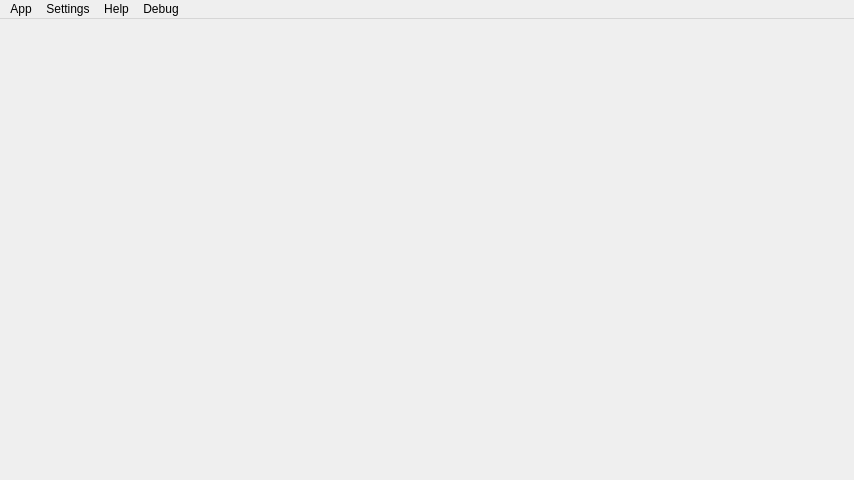
<?xml version="1.0" encoding="UTF-8"?>
<ui version="4.0">
 <class>MainWindow</class>
 <widget class="QMainWindow" name="MainWindow">
  <property name="geometry">
   <rect>
    <x>0</x>
    <y>0</y>
    <width>854</width>
    <height>480</height>
   </rect>
  </property>
  <property name="windowTitle">
   <string>MainWindow</string>
  </property>
  <widget class="QWidget" name="centralwidget"/>
  <widget class="QMenuBar" name="menubar">
   <property name="geometry">
    <rect>
     <x>0</x>
     <y>0</y>
     <width>854</width>
     <height>27</height>
    </rect>
   </property>
   <widget class="QMenu" name="menuApp">
    <property name="title">
     <string>App</string>
    </property>
    <addaction name="actionClose"/>
    <addaction name="separator"/>
   </widget>
   <widget class="QMenu" name="menuSettings">
    <property name="title">
     <string>Settings</string>
    </property>
    <widget class="QMenu" name="menuPasswords">
     <property name="title">
      <string>Passwords...</string>
     </property>
     <addaction name="actionForgot_password"/>
     <addaction name="actionChange_admin_password"/>
    </widget>
    <addaction name="menuPasswords"/>
   </widget>
   <widget class="QMenu" name="menuAbout">
    <property name="title">
     <string>Help</string>
    </property>
    <addaction name="actionAbout"/>
    <addaction name="separator"/>
    <addaction name="actionWhat_should_I_do"/>
   </widget>
   <widget class="QMenu" name="menuDebug">
    <property name="title">
     <string>Debug</string>
    </property>
    <addaction name="actionLoginWindow"/>
    <addaction name="actionChrono"/>
   </widget>
   <addaction name="menuApp"/>
   <addaction name="menuSettings"/>
   <addaction name="menuAbout"/>
   <addaction name="menuDebug"/>
  </widget>
  <action name="actionRemove">
   <property name="text">
    <string>Remove</string>
   </property>
  </action>
  <action name="actionClose">
   <property name="text">
    <string>Close</string>
   </property>
  </action>
  <action name="actionAbout">
   <property name="text">
    <string>About...</string>
   </property>
  </action>
  <action name="actionWhat_should_I_do">
   <property name="text">
    <string>What should I do...</string>
   </property>
  </action>
  <action name="actionForgot_password">
   <property name="text">
    <string>Forgot password</string>
   </property>
  </action>
  <action name="actionChange_admin_password">
   <property name="text">
    <string>Change admin password</string>
   </property>
  </action>
  <action name="actionLoginWindow">
   <property name="text">
    <string>login</string>
   </property>
  </action>
  <action name="actionChrono">
   <property name="text">
    <string>chrono</string>
   </property>
  </action>
 </widget>
 <resources/>
 <connections/>
</ui>
